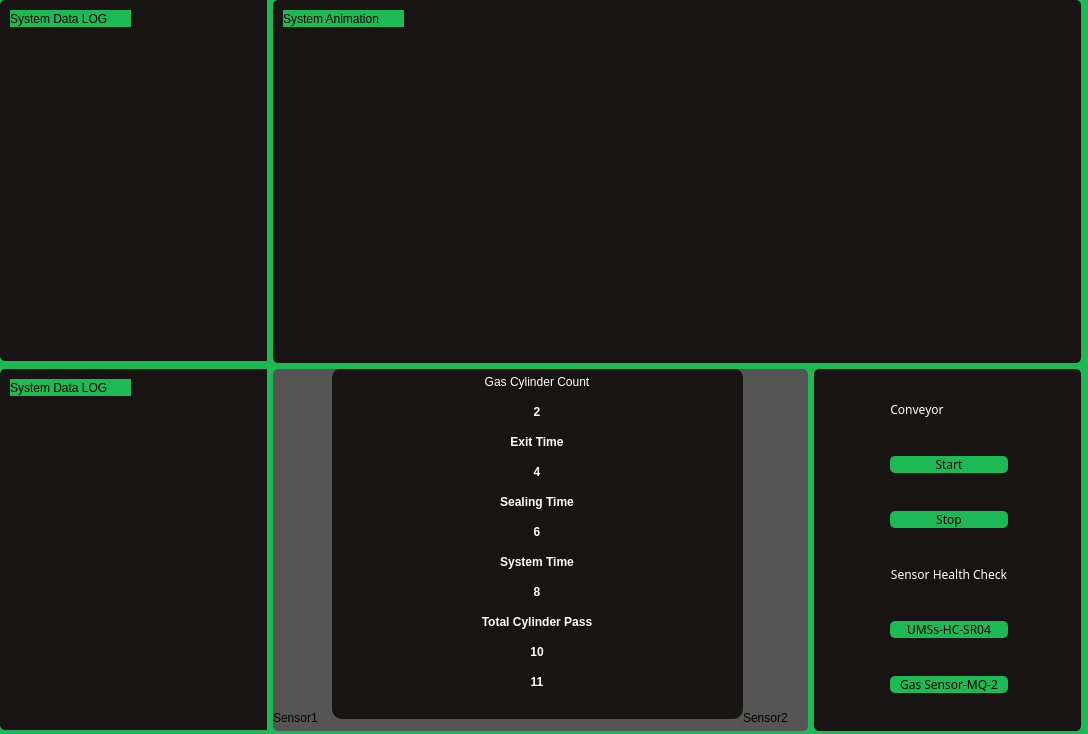
<?xml version="1.0" encoding="UTF-8"?>
<ui version="4.0">
 <class>Form</class>
 <widget class="QWidget" name="Form">
  <property name="enabled">
   <bool>true</bool>
  </property>
  <property name="geometry">
   <rect>
    <x>0</x>
    <y>0</y>
    <width>1088</width>
    <height>734</height>
   </rect>
  </property>
  <property name="palette">
   <palette>
    <active>
     <colorrole role="Button">
      <brush brushstyle="SolidPattern">
       <color alpha="255">
        <red>29</red>
        <green>185</green>
        <blue>84</blue>
       </color>
      </brush>
     </colorrole>
     <colorrole role="Base">
      <brush brushstyle="SolidPattern">
       <color alpha="255">
        <red>29</red>
        <green>185</green>
        <blue>84</blue>
       </color>
      </brush>
     </colorrole>
     <colorrole role="Window">
      <brush brushstyle="SolidPattern">
       <color alpha="255">
        <red>29</red>
        <green>185</green>
        <blue>84</blue>
       </color>
      </brush>
     </colorrole>
     <colorrole role="Highlight">
      <brush brushstyle="SolidPattern">
       <color alpha="255">
        <red>114</red>
        <green>159</green>
        <blue>207</blue>
       </color>
      </brush>
     </colorrole>
    </active>
    <inactive>
     <colorrole role="Button">
      <brush brushstyle="SolidPattern">
       <color alpha="255">
        <red>29</red>
        <green>185</green>
        <blue>84</blue>
       </color>
      </brush>
     </colorrole>
     <colorrole role="Base">
      <brush brushstyle="SolidPattern">
       <color alpha="255">
        <red>29</red>
        <green>185</green>
        <blue>84</blue>
       </color>
      </brush>
     </colorrole>
     <colorrole role="Window">
      <brush brushstyle="SolidPattern">
       <color alpha="255">
        <red>29</red>
        <green>185</green>
        <blue>84</blue>
       </color>
      </brush>
     </colorrole>
     <colorrole role="Highlight">
      <brush brushstyle="SolidPattern">
       <color alpha="255">
        <red>114</red>
        <green>159</green>
        <blue>207</blue>
       </color>
      </brush>
     </colorrole>
    </inactive>
    <disabled>
     <colorrole role="Button">
      <brush brushstyle="SolidPattern">
       <color alpha="255">
        <red>29</red>
        <green>185</green>
        <blue>84</blue>
       </color>
      </brush>
     </colorrole>
     <colorrole role="Base">
      <brush brushstyle="SolidPattern">
       <color alpha="255">
        <red>29</red>
        <green>185</green>
        <blue>84</blue>
       </color>
      </brush>
     </colorrole>
     <colorrole role="Window">
      <brush brushstyle="SolidPattern">
       <color alpha="255">
        <red>29</red>
        <green>185</green>
        <blue>84</blue>
       </color>
      </brush>
     </colorrole>
     <colorrole role="Highlight">
      <brush brushstyle="SolidPattern">
       <color alpha="255">
        <red>145</red>
        <green>141</green>
        <blue>126</blue>
       </color>
      </brush>
     </colorrole>
    </disabled>
   </palette>
  </property>
  <property name="contextMenuPolicy">
   <enum>Qt::NoContextMenu</enum>
  </property>
  <property name="windowTitle">
   <string>Automation</string>
  </property>
  <property name="styleSheet">
   <string notr="true">#Form{
background:#1DB954;
}
</string>
  </property>
  <widget class="QWidget" name="gridLayoutWidget">
   <property name="geometry">
    <rect>
     <x>0</x>
     <y>0</y>
     <width>1081</width>
     <height>731</height>
    </rect>
   </property>
   <layout class="QGridLayout" name="main_gridLayout" rowstretch="0,0" columnstretch="0,0,0,0">
    <item row="1" column="0">
     <widget class="QGroupBox" name="log_main_group_box">
      <property name="title">
       <string/>
      </property>
      <widget class="QLineEdit" name="lineEdit_data_main">
       <property name="geometry">
        <rect>
         <x>0</x>
         <y>0</y>
         <width>271</width>
         <height>361</height>
        </rect>
       </property>
       <property name="styleSheet">
        <string notr="true">QLineEdit
{
background:#191414;
border-radius:5px;
}</string>
       </property>
       <property name="text">
        <string notr="true"/>
       </property>
       <property name="readOnly">
        <bool>true</bool>
       </property>
      </widget>
      <widget class="QLabel" name="label_data_main">
       <property name="geometry">
        <rect>
         <x>10</x>
         <y>10</y>
         <width>121</width>
         <height>17</height>
        </rect>
       </property>
       <property name="styleSheet">
        <string notr="true">QLabel{
background:#1DB954;
border-radius:10px;
}</string>
       </property>
       <property name="text">
        <string>System Data LOG</string>
       </property>
      </widget>
     </widget>
    </item>
    <item row="0" column="0">
     <widget class="QGroupBox" name="log_peripheral_group_box">
      <property name="styleSheet">
       <string notr="true">QGroupBox
{
background:url(:/new/prefix1/qrc_img/cesar-couto-hNZ6WOOnQpk-unsplash.jpg);
border-radius:5px;
}</string>
      </property>
      <property name="title">
       <string>GroupBox</string>
      </property>
      <widget class="QLineEdit" name="lineEdit_data_peripheral">
       <property name="geometry">
        <rect>
         <x>0</x>
         <y>0</y>
         <width>271</width>
         <height>361</height>
        </rect>
       </property>
       <property name="styleSheet">
        <string notr="true">QLineEdit
{
background:#191414;
border-radius:5px;
}</string>
       </property>
       <property name="text">
        <string notr="true"/>
       </property>
       <property name="alignment">
        <set>Qt::AlignLeading|Qt::AlignLeft|Qt::AlignVCenter</set>
       </property>
       <property name="readOnly">
        <bool>true</bool>
       </property>
      </widget>
      <widget class="QLabel" name="label_data_peripheral">
       <property name="geometry">
        <rect>
         <x>10</x>
         <y>10</y>
         <width>121</width>
         <height>17</height>
        </rect>
       </property>
       <property name="styleSheet">
        <string notr="true">QLabel{
background:#1DB954;
border-radius:10px;
}</string>
       </property>
       <property name="text">
        <string>System Data LOG</string>
       </property>
      </widget>
     </widget>
    </item>
    <item row="1" column="3">
     <widget class="QGroupBox" name="control_group_box">
      <property name="styleSheet">
       <string notr="true">QGroupBox
{
background:#191414;
border-radius:5px;
}
* {
  font-family: sans-serif; /* Change your font family */
}
</string>
      </property>
      <property name="title">
       <string/>
      </property>
      <property name="flat">
       <bool>false</bool>
      </property>
      <widget class="QWidget" name="gridLayoutWidget_3">
       <property name="geometry">
        <rect>
         <x>0</x>
         <y>0</y>
         <width>271</width>
         <height>361</height>
        </rect>
       </property>
       <layout class="QGridLayout" name="control_grid_layout">
        <item row="1" column="0">
         <widget class="QPushButton" name="pushButton_start_sys">
          <property name="font">
           <font>
            <family>sans-serif</family>
           </font>
          </property>
          <property name="styleSheet">
           <string notr="true">QPushButton
{
background:#1DB954;
border-radius:5px;
}
</string>
          </property>
          <property name="text">
           <string>Start</string>
          </property>
         </widget>
        </item>
        <item row="5" column="0">
         <widget class="QPushButton" name="ums_check_button">
          <property name="font">
           <font>
            <family>sans-serif</family>
           </font>
          </property>
          <property name="styleSheet">
           <string notr="true">QPushButton
{
background:#1DB954;
border-radius:5px;
}
</string>
          </property>
          <property name="text">
           <string>UMSs-HC-SR04</string>
          </property>
         </widget>
        </item>
        <item row="6" column="0">
         <widget class="QPushButton" name="gas_sensor_check_button">
          <property name="font">
           <font>
            <family>sans-serif</family>
           </font>
          </property>
          <property name="styleSheet">
           <string notr="true">QPushButton
{
background:#1DB954;
border-radius:5px;
}
</string>
          </property>
          <property name="text">
           <string>Gas Sensor-MQ-2</string>
          </property>
         </widget>
        </item>
        <item row="0" column="0">
         <widget class="QLabel" name="label_conveyor">
          <property name="sizePolicy">
           <sizepolicy hsizetype="Fixed" vsizetype="Fixed">
            <horstretch>0</horstretch>
            <verstretch>0</verstretch>
           </sizepolicy>
          </property>
          <property name="styleSheet">
           <string notr="true">QLabel{
color:white;
background:#191414;
border-radius:10px;
}</string>
          </property>
          <property name="frameShape">
           <enum>QFrame::NoFrame</enum>
          </property>
          <property name="text">
           <string>Conveyor</string>
          </property>
          <property name="alignment">
           <set>Qt::AlignCenter</set>
          </property>
          <property name="wordWrap">
           <bool>false</bool>
          </property>
         </widget>
        </item>
        <item row="2" column="0">
         <widget class="QPushButton" name="stop_sys">
          <property name="font">
           <font>
            <family>sans-serif</family>
           </font>
          </property>
          <property name="styleSheet">
           <string notr="true">QPushButton
{
background:#1DB954;
border-radius:5px;
}
</string>
          </property>
          <property name="text">
           <string>Stop</string>
          </property>
         </widget>
        </item>
        <item row="3" column="0">
         <widget class="QLabel" name="label_sys_check">
          <property name="sizePolicy">
           <sizepolicy hsizetype="Fixed" vsizetype="Fixed">
            <horstretch>0</horstretch>
            <verstretch>0</verstretch>
           </sizepolicy>
          </property>
          <property name="styleSheet">
           <string notr="true">QLabel{
background:#191414;
border-radius:10px;
color:white;
}</string>
          </property>
          <property name="text">
           <string>Sensor Health Check</string>
          </property>
          <property name="alignment">
           <set>Qt::AlignCenter</set>
          </property>
         </widget>
        </item>
       </layout>
      </widget>
     </widget>
    </item>
    <item row="1" column="1" colspan="2">
     <widget class="QGroupBox" name="counter_info_panel_group_box">
      <property name="autoFillBackground">
       <bool>false</bool>
      </property>
      <property name="styleSheet">
       <string notr="true">QGroupBox
{
background:#555555;
border-radius:5px;
}</string>
      </property>
      <property name="title">
       <string/>
      </property>
      <widget class="QWidget" name="gridLayoutWidget_2">
       <property name="geometry">
        <rect>
         <x>59</x>
         <y>-1</y>
         <width>411</width>
         <height>351</height>
        </rect>
       </property>
       <layout class="QGridLayout" name="counter_info_panel_grid_layout">
        <item row="1" column="0">
         <widget class="QTableWidget" name="counter_table_w">
          <property name="minimumSize">
           <size>
            <width>0</width>
            <height>0</height>
           </size>
          </property>
          <property name="autoFillBackground">
           <bool>false</bool>
          </property>
          <property name="styleSheet">
           <string notr="true">
QTableWidget
{
  background: #191414;
  color: #ffffff;
  text-align: left;
  font-weight: bold;
  border-radius:10px;
}
</string>
          </property>
          <property name="lineWidth">
           <number>1</number>
          </property>
          <property name="midLineWidth">
           <number>0</number>
          </property>
          <property name="alternatingRowColors">
           <bool>false</bool>
          </property>
          <property name="iconSize">
           <size>
            <width>0</width>
            <height>0</height>
           </size>
          </property>
          <property name="showGrid">
           <bool>true</bool>
          </property>
          <property name="gridStyle">
           <enum>Qt::NoPen</enum>
          </property>
          <property name="sortingEnabled">
           <bool>false</bool>
          </property>
          <property name="cornerButtonEnabled">
           <bool>true</bool>
          </property>
          <property name="rowCount">
           <number>11</number>
          </property>
          <property name="columnCount">
           <number>1</number>
          </property>
          <attribute name="horizontalHeaderVisible">
           <bool>false</bool>
          </attribute>
          <attribute name="horizontalHeaderCascadingSectionResizes">
           <bool>false</bool>
          </attribute>
          <attribute name="horizontalHeaderDefaultSectionSize">
           <number>100</number>
          </attribute>
          <attribute name="horizontalHeaderMinimumSectionSize">
           <number>32</number>
          </attribute>
          <attribute name="horizontalHeaderShowSortIndicator" stdset="0">
           <bool>false</bool>
          </attribute>
          <attribute name="horizontalHeaderStretchLastSection">
           <bool>true</bool>
          </attribute>
          <attribute name="verticalHeaderVisible">
           <bool>false</bool>
          </attribute>
          <attribute name="verticalHeaderHighlightSections">
           <bool>true</bool>
          </attribute>
          <attribute name="verticalHeaderShowSortIndicator" stdset="0">
           <bool>false</bool>
          </attribute>
          <attribute name="verticalHeaderStretchLastSection">
           <bool>false</bool>
          </attribute>
          <row/>
          <row/>
          <row/>
          <row/>
          <row/>
          <row/>
          <row/>
          <row/>
          <row/>
          <row/>
          <row/>
          <column/>
          <item row="0" column="0">
           <property name="text">
            <string>Gas Cylinder Count</string>
           </property>
           <property name="font">
            <font>
             <weight>50</weight>
             <italic>false</italic>
             <bold>false</bold>
             <underline>false</underline>
             <strikeout>false</strikeout>
             <kerning>true</kerning>
            </font>
           </property>
           <property name="textAlignment">
            <set>AlignCenter</set>
           </property>
           <property name="foreground">
            <brush brushstyle="NoBrush">
             <color alpha="255">
              <red>29</red>
              <green>185</green>
              <blue>84</blue>
             </color>
            </brush>
           </property>
           <property name="flags">
            <set>NoItemFlags</set>
           </property>
          </item>
          <item row="1" column="0">
           <property name="text">
            <string>2</string>
           </property>
           <property name="textAlignment">
            <set>AlignCenter</set>
           </property>
           <property name="flags">
            <set>NoItemFlags</set>
           </property>
          </item>
          <item row="2" column="0">
           <property name="text">
            <string>Exit Time</string>
           </property>
           <property name="textAlignment">
            <set>AlignCenter</set>
           </property>
           <property name="foreground">
            <brush brushstyle="NoBrush">
             <color alpha="255">
              <red>29</red>
              <green>185</green>
              <blue>84</blue>
             </color>
            </brush>
           </property>
           <property name="flags">
            <set>NoItemFlags</set>
           </property>
          </item>
          <item row="3" column="0">
           <property name="text">
            <string>4</string>
           </property>
           <property name="textAlignment">
            <set>AlignCenter</set>
           </property>
           <property name="flags">
            <set>NoItemFlags</set>
           </property>
          </item>
          <item row="4" column="0">
           <property name="text">
            <string>Sealing Time</string>
           </property>
           <property name="textAlignment">
            <set>AlignCenter</set>
           </property>
           <property name="foreground">
            <brush brushstyle="NoBrush">
             <color alpha="255">
              <red>29</red>
              <green>185</green>
              <blue>84</blue>
             </color>
            </brush>
           </property>
           <property name="flags">
            <set>NoItemFlags</set>
           </property>
          </item>
          <item row="5" column="0">
           <property name="text">
            <string>6</string>
           </property>
           <property name="textAlignment">
            <set>AlignCenter</set>
           </property>
           <property name="flags">
            <set>NoItemFlags</set>
           </property>
          </item>
          <item row="6" column="0">
           <property name="text">
            <string>System Time</string>
           </property>
           <property name="textAlignment">
            <set>AlignCenter</set>
           </property>
           <property name="foreground">
            <brush brushstyle="NoBrush">
             <color alpha="255">
              <red>29</red>
              <green>185</green>
              <blue>84</blue>
             </color>
            </brush>
           </property>
           <property name="flags">
            <set>NoItemFlags</set>
           </property>
          </item>
          <item row="7" column="0">
           <property name="text">
            <string>8</string>
           </property>
           <property name="textAlignment">
            <set>AlignCenter</set>
           </property>
           <property name="flags">
            <set>NoItemFlags</set>
           </property>
          </item>
          <item row="8" column="0">
           <property name="text">
            <string>Total Cylinder Pass</string>
           </property>
           <property name="font">
            <font>
             <weight>75</weight>
             <bold>true</bold>
            </font>
           </property>
           <property name="textAlignment">
            <set>AlignCenter</set>
           </property>
           <property name="foreground">
            <brush brushstyle="NoBrush">
             <color alpha="255">
              <red>29</red>
              <green>185</green>
              <blue>84</blue>
             </color>
            </brush>
           </property>
           <property name="flags">
            <set>NoItemFlags</set>
           </property>
          </item>
          <item row="9" column="0">
           <property name="text">
            <string>10</string>
           </property>
           <property name="textAlignment">
            <set>AlignCenter</set>
           </property>
           <property name="flags">
            <set>NoItemFlags</set>
           </property>
          </item>
          <item row="10" column="0">
           <property name="text">
            <string>11</string>
           </property>
           <property name="textAlignment">
            <set>AlignCenter</set>
           </property>
           <property name="flags">
            <set>NoItemFlags</set>
           </property>
          </item>
         </widget>
        </item>
       </layout>
      </widget>
      <widget class="QwtScaleWidget" name="scale_widget_ums1">
       <property name="geometry">
        <rect>
         <x>0</x>
         <y>10</y>
         <width>61</width>
         <height>331</height>
        </rect>
       </property>
       <property name="styleSheet">
        <string notr="true">QWidget{
color:#1DB954;
}</string>
       </property>
       <property name="inputMethodHints">
        <set>Qt::ImhNone</set>
       </property>
      </widget>
      <widget class="QLabel" name="label_sensor_ums_1_scalewidget">
       <property name="geometry">
        <rect>
         <x>0</x>
         <y>340</y>
         <width>67</width>
         <height>17</height>
        </rect>
       </property>
       <property name="text">
        <string>Sensor1</string>
       </property>
      </widget>
      <widget class="QwtScaleWidget" name="scale_widget_ums2">
       <property name="geometry">
        <rect>
         <x>470</x>
         <y>10</y>
         <width>60</width>
         <height>331</height>
        </rect>
       </property>
       <property name="styleSheet">
        <string notr="true">QWidget{
color:#1DB954;
}</string>
       </property>
      </widget>
      <widget class="QLabel" name="label_sensor_ums_2_scalewidget">
       <property name="geometry">
        <rect>
         <x>470</x>
         <y>340</y>
         <width>67</width>
         <height>17</height>
        </rect>
       </property>
       <property name="text">
        <string>Sensor2</string>
       </property>
      </widget>
     </widget>
    </item>
    <item row="0" column="1" colspan="3">
     <widget class="QGroupBox" name="anim_group_box">
      <property name="enabled">
       <bool>true</bool>
      </property>
      <property name="styleSheet">
       <string notr="true">QGroupBox
{
background:#191414;
border-radius:5px;
}</string>
      </property>
      <property name="title">
       <string/>
      </property>
      <widget class="QLabel" name="animation_label_title">
       <property name="geometry">
        <rect>
         <x>10</x>
         <y>10</y>
         <width>121</width>
         <height>17</height>
        </rect>
       </property>
       <property name="styleSheet">
        <string notr="true">QLabel{
background:#1DB954;
border-radius:10px;
}</string>
       </property>
       <property name="text">
        <string>System Animation</string>
       </property>
      </widget>
     </widget>
    </item>
   </layout>
  </widget>
 </widget>
 <customwidgets>
  <customwidget>
   <class>QwtScaleWidget</class>
   <extends>QWidget</extends>
   <header>qwt_scale_widget.h</header>
  </customwidget>
 </customwidgets>
 <resources>
  <include location="../../../../Desktop/aut_guı_rsrc.qrc"/>
 </resources>
 <connections/>
</ui>
